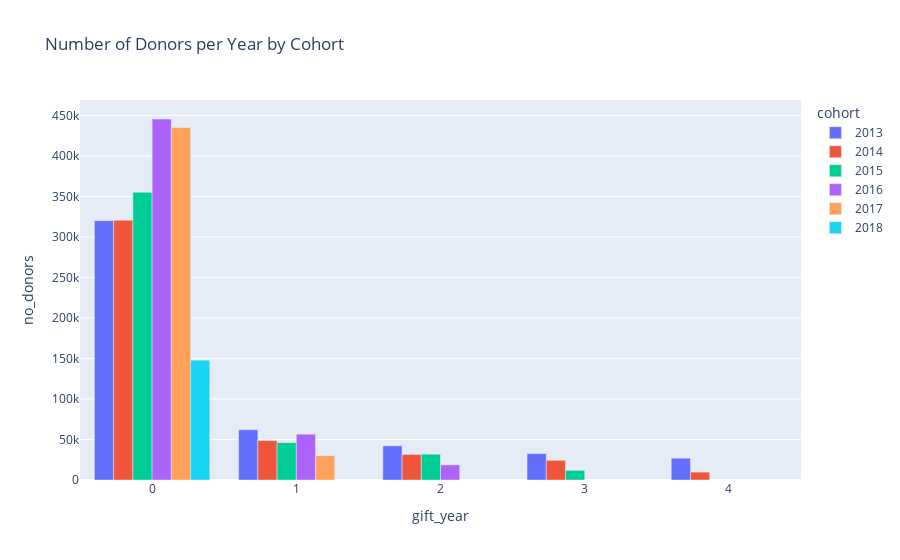

Notebook code cell kept with this figure:
### Code cell
fig = px.bar(givers.groupby(['gift_year', 'cohort']).sum()['no_donors'].reset_index(), x="gift_year", y='no_donors', color='cohort', barmode='group',  
             title="Number of Donors per Year by Cohort")

#fig.update_xaxes(type='category')
fig.show()

### Figure 1 — Plotly figure (JSON) as saved in the notebook; plotly's stock layout.template omitted (floating-point values rounded to 4 significant figures)
{"data": [{"alignmentgroup": "True", "hovertemplate": "cohort=2013<br>gift_year=%{x}<br>no_donors=%{y}<extra></extra>", "legendgroup": "2013", "marker": {"color": "#636efa"}, "name": "2013", "offsetgroup": "2013", "orientation": "v", "showlegend": true, "textposition": "auto", "type": "bar", "x": ["0", "1", "2", "3", "4"], "xaxis": "x", "y": [320069, 62130, 42233, 32635, 26929], "yaxis": "y"}, {"alignmentgroup": "True", "hovertemplate": "cohort=2014<br>gift_year=%{x}<br>no_donors=%{y}<extra></extra>", "legendgroup": "2014", "marker": {"color": "#EF553B"}, "name": "2014", "offsetgroup": "2014", "orientation": "v", "showlegend": true, "textposition": "auto", "type": "bar", "x": ["0", "1", "2", "3", "4"], "xaxis": "x", "y": [320673, 48667, 31525, 24290, 9732], "yaxis": "y"}, {"alignmentgroup": "True", "hovertemplate": "cohort=2015<br>gift_year=%{x}<br>no_donors=%{y}<extra></extra>", "legendgroup": "2015", "marker": {"color": "#00cc96"}, "name": "2015", "offsetgroup": "2015", "orientation": "v", "showlegend": true, "textposition": "auto", "type": "bar", "x": ["0", "1", "2", "3"], "xaxis": "x", "y": [355137, 46078, 31843, 11984], "yaxis": "y"}, {"alignmentgroup": "True", "hovertemplate": "cohort=2016<br>gift_year=%{x}<br>no_donors=%{y}<extra></extra>", "legendgroup": "2016", "marker": {"color": "#ab63fa"}, "name": "2016", "offsetgroup": "2016", "orientation": "v", "showlegend": true, "textposition": "auto", "type": "bar", "x": ["0", "1", "2"], "xaxis": "x", "y": [445598, 56538, 18673], "yaxis": "y"}, {"alignmentgroup": "True", "hovertemplate": "cohort=2017<br>gift_year=%{x}<br>no_donors=%{y}<extra></extra>", "legendgroup": "2017", "marker": {"color": "#FFA15A"}, "name": "2017", "offsetgroup": "2017", "orientation": "v", "showlegend": true, "textposition": "auto", "type": "bar", "x": ["0", "1"], "xaxis": "x", "y": [434991, 29990], "yaxis": "y"}, {"alignmentgroup": "True", "hovertemplate": "cohort=2018<br>gift_year=%{x}<br>no_donors=%{y}<extra></extra>", "legendgroup": "2018", "marker": {"color": "#19d3f3"}, "name": "2018", "offsetgroup": "2018", "orientation": "v", "showlegend": true, "textposition": "auto", "type": "bar", "x": ["0"], "xaxis": "x", "y": [147945], "yaxis": "y"}], "layout": {"barmode": "group", "legend": {"title": {"text": "cohort"}, "tracegroupgap": 0}, "title": {"text": "Number of Donors per Year by Cohort"}, "xaxis": {"anchor": "y", "domain": [0, 1], "title": {"text": "gift_year"}}, "yaxis": {"anchor": "x", "domain": [0, 1], "title": {"text": "no_donors"}}}}
